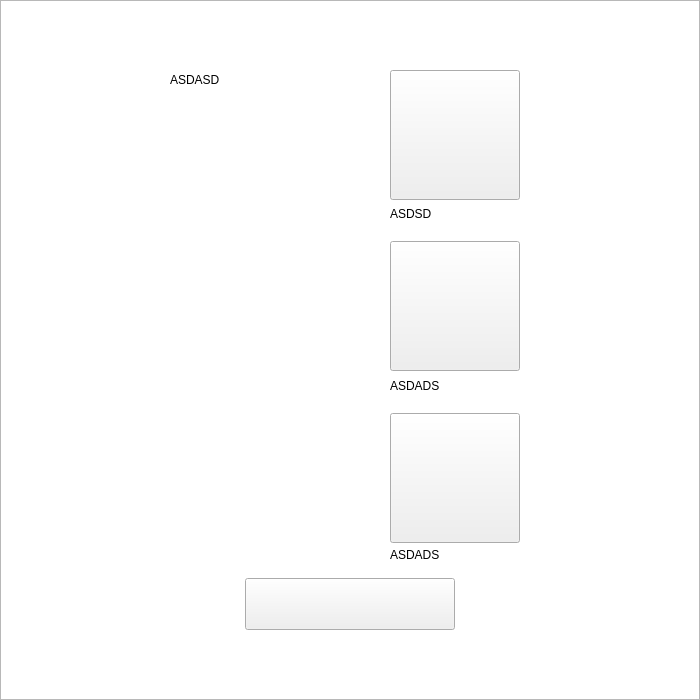
<?xml version="1.0" encoding="UTF-8"?>
<ui version="4.0">
 <class>MenuCompra</class>
 <widget class="QWidget" name="MenuCompra">
  <property name="geometry">
   <rect>
    <x>0</x>
    <y>0</y>
    <width>700</width>
    <height>700</height>
   </rect>
  </property>
  <property name="windowTitle">
   <string>Form</string>
  </property>
  <widget class="QGraphicsView" name="graphicsView">
   <property name="geometry">
    <rect>
     <x>0</x>
     <y>0</y>
     <width>700</width>
     <height>700</height>
    </rect>
   </property>
  </widget>
  <widget class="QPushButton" name="B_1">
   <property name="geometry">
    <rect>
     <x>390</x>
     <y>70</y>
     <width>130</width>
     <height>130</height>
    </rect>
   </property>
   <property name="text">
    <string/>
   </property>
  </widget>
  <widget class="QPushButton" name="B_2">
   <property name="geometry">
    <rect>
     <x>390</x>
     <y>241</y>
     <width>130</width>
     <height>130</height>
    </rect>
   </property>
   <property name="text">
    <string/>
   </property>
  </widget>
  <widget class="QPushButton" name="B_3">
   <property name="geometry">
    <rect>
     <x>390</x>
     <y>413</y>
     <width>130</width>
     <height>130</height>
    </rect>
   </property>
   <property name="text">
    <string/>
   </property>
  </widget>
  <widget class="QPushButton" name="B_salir">
   <property name="geometry">
    <rect>
     <x>245</x>
     <y>578</y>
     <width>210</width>
     <height>52</height>
    </rect>
   </property>
   <property name="text">
    <string/>
   </property>
  </widget>
  <widget class="QLabel" name="L_1">
   <property name="geometry">
    <rect>
     <x>390</x>
     <y>206</y>
     <width>130</width>
     <height>16</height>
    </rect>
   </property>
   <property name="text">
    <string>ASDSD</string>
   </property>
  </widget>
  <widget class="QLabel" name="L_2">
   <property name="geometry">
    <rect>
     <x>390</x>
     <y>378</y>
     <width>130</width>
     <height>16</height>
    </rect>
   </property>
   <property name="text">
    <string>ASDADS</string>
   </property>
  </widget>
  <widget class="QLabel" name="L_3">
   <property name="geometry">
    <rect>
     <x>390</x>
     <y>547</y>
     <width>130</width>
     <height>16</height>
    </rect>
   </property>
   <property name="text">
    <string>ASDADS</string>
   </property>
  </widget>
  <widget class="QLabel" name="L_C">
   <property name="geometry">
    <rect>
     <x>170</x>
     <y>70</y>
     <width>157</width>
     <height>20</height>
    </rect>
   </property>
   <property name="text">
    <string>ASDASD</string>
   </property>
  </widget>
 </widget>
 <resources/>
 <connections/>
</ui>
